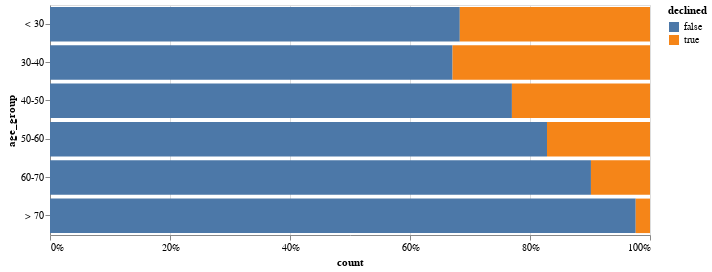

Source (notebook cell):
### Code cell
alt.Chart(age_bars).mark_bar().encode(
    x=alt.X("count", axis=alt.Axis(format="%", tickCount=4), stack="normalize"),
    y=alt.Y("age_group", sort=["< 30", "30-40", "40-50", "50-60", "60-70", "> 70"]),
    color="declined",
).properties(height=230, width=600)

### Figure 1 — Vega-Lite specification as saved in the notebook (floating-point values rounded to 4 significant figures)
{"config": {"view": {"continuousWidth": 400, "continuousHeight": 300}}, "data": {"name": "data-2209d260055efe23eda80a75f8b6ddeb"}, "mark": "bar", "encoding": {"color": {"type": "nominal", "field": "declined"}, "x": {"type": "quantitative", "axis": {"format": "%", "tickCount": 4}, "field": "count", "stack": "normalize"}, "y": {"type": "nominal", "field": "age_group", "sort": ["< 30", "30-40", "40-50", "50-60", "60-70", "> 70"]}}, "height": 230, "width": 600, "$schema": "https://vega.github.io/schema/vega-lite/v4.8.1.json", "datasets": {"data-2209d260055efe23eda80a75f8b6ddeb": [{"age_group": "< 30", "declined": false, "count": 446}, {"age_group": "< 30", "declined": true, "count": 207}, {"age_group": "30-40", "declined": false, "count": 946}, {"age_group": "30-40", "declined": true, "count": 464}, {"age_group": "40-50", "declined": false, "count": 960}, {"age_group": "40-50", "declined": true, "count": 287}, {"age_group": "50-60", "declined": false, "count": 1047}, {"age_group": "50-60", "declined": true, "count": 217}, {"age_group": "60-70", "declined": false, "count": 229}, {"age_group": "60-70", "declined": true, "count": 25}, {"age_group": "> 70", "declined": false, "count": 41}, {"age_group": "> 70", "declined": true, "count": 1}]}}
